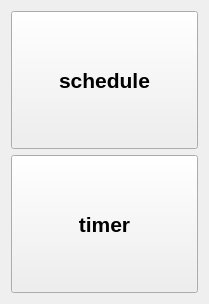
<?xml version="1.0" encoding="UTF-8"?>
<ui version="4.0">
 <class>Form</class>
 <widget class="QWidget" name="Form">
  <property name="geometry">
   <rect>
    <x>0</x>
    <y>0</y>
    <width>209</width>
    <height>304</height>
   </rect>
  </property>
  <property name="windowTitle">
   <string>Form</string>
  </property>
  <layout class="QFormLayout" name="formLayout">
   <item row="1" column="0" colspan="2">
    <widget class="QPushButton" name="pushButton_2">
     <property name="enabled">
      <bool>true</bool>
     </property>
     <property name="sizePolicy">
      <sizepolicy hsizetype="Minimum" vsizetype="Expanding">
       <horstretch>0</horstretch>
       <verstretch>0</verstretch>
      </sizepolicy>
     </property>
     <property name="font">
      <font>
       <pointsize>16</pointsize>
       <bold>true</bold>
      </font>
     </property>
     <property name="text">
      <string>timer</string>
     </property>
     <property name="flat">
      <bool>false</bool>
     </property>
    </widget>
   </item>
   <item row="0" column="0" colspan="2">
    <widget class="QPushButton" name="pushButton">
     <property name="sizePolicy">
      <sizepolicy hsizetype="Expanding" vsizetype="Expanding">
       <horstretch>0</horstretch>
       <verstretch>0</verstretch>
      </sizepolicy>
     </property>
     <property name="font">
      <font>
       <pointsize>16</pointsize>
       <bold>true</bold>
      </font>
     </property>
     <property name="text">
      <string>schedule</string>
     </property>
     <property name="checkable">
      <bool>false</bool>
     </property>
     <property name="autoDefault">
      <bool>true</bool>
     </property>
     <property name="flat">
      <bool>false</bool>
     </property>
    </widget>
   </item>
  </layout>
 </widget>
 <resources/>
 <connections/>
</ui>
